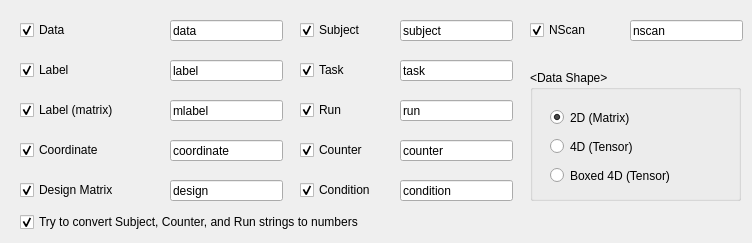
     <widget class="QWidget" name="tab_17">
      <attribute name="title">
       <string>Options</string>
      </attribute>
      <widget class="QCheckBox" name="cbDIDataID">
       <property name="geometry">
        <rect>
         <x>20</x>
         <y>20</y>
         <width>71</width>
         <height>20</height>
        </rect>
       </property>
       <property name="text">
        <string>Data</string>
       </property>
       <property name="checked">
        <bool>true</bool>
       </property>
      </widget>
      <widget class="QCheckBox" name="cbDILabelID">
       <property name="geometry">
        <rect>
         <x>20</x>
         <y>60</y>
         <width>181</width>
         <height>20</height>
        </rect>
       </property>
       <property name="text">
        <string>Label</string>
       </property>
       <property name="checked">
        <bool>true</bool>
       </property>
      </widget>
      <widget class="QCheckBox" name="cbDImLabelID">
       <property name="geometry">
        <rect>
         <x>20</x>
         <y>100</y>
         <width>161</width>
         <height>20</height>
        </rect>
       </property>
       <property name="text">
        <string>Label (matrix)</string>
       </property>
       <property name="checked">
        <bool>true</bool>
       </property>
      </widget>
      <widget class="QCheckBox" name="cbDICoID">
       <property name="geometry">
        <rect>
         <x>20</x>
         <y>140</y>
         <width>151</width>
         <height>20</height>
        </rect>
       </property>
       <property name="text">
        <string>Coordinate</string>
       </property>
       <property name="checked">
        <bool>true</bool>
       </property>
      </widget>
      <widget class="QCheckBox" name="cbDIDM">
       <property name="geometry">
        <rect>
         <x>20</x>
         <y>180</y>
         <width>151</width>
         <height>20</height>
        </rect>
       </property>
       <property name="text">
        <string>Design Matrix</string>
       </property>
       <property name="checked">
        <bool>true</bool>
       </property>
      </widget>
      <widget class="QLineEdit" name="txtDIDataID">
       <property name="geometry">
        <rect>
         <x>170</x>
         <y>20</y>
         <width>113</width>
         <height>21</height>
        </rect>
       </property>
       <property name="text">
        <string>data</string>
       </property>
      </widget>
      <widget class="QLineEdit" name="txtDILabelID">
       <property name="geometry">
        <rect>
         <x>170</x>
         <y>60</y>
         <width>113</width>
         <height>21</height>
        </rect>
       </property>
       <property name="text">
        <string>label</string>
       </property>
      </widget>
      <widget class="QLineEdit" name="txtDICoID">
       <property name="geometry">
        <rect>
         <x>170</x>
         <y>140</y>
         <width>113</width>
         <height>21</height>
        </rect>
       </property>
       <property name="text">
        <string>coordinate</string>
       </property>
      </widget>
      <widget class="QLineEdit" name="txtDIDMID">
       <property name="geometry">
        <rect>
         <x>170</x>
         <y>180</y>
         <width>113</width>
         <height>21</height>
        </rect>
       </property>
       <property name="text">
        <string>design</string>
       </property>
      </widget>
      <widget class="QLineEdit" name="txtDImLabelID">
       <property name="geometry">
        <rect>
         <x>170</x>
         <y>100</y>
         <width>113</width>
         <height>21</height>
        </rect>
       </property>
       <property name="text">
        <string>mlabel</string>
       </property>
      </widget>
      <widget class="QLineEdit" name="txtDISubjectID">
       <property name="geometry">
        <rect>
         <x>400</x>
         <y>20</y>
         <width>113</width>
         <height>21</height>
        </rect>
       </property>
       <property name="text">
        <string>subject</string>
       </property>
      </widget>
      <widget class="QCheckBox" name="cbDISubjectID">
       <property name="geometry">
        <rect>
         <x>300</x>
         <y>20</y>
         <width>101</width>
         <height>20</height>
        </rect>
       </property>
       <property name="text">
        <string>Subject</string>
       </property>
       <property name="checked">
        <bool>true</bool>
       </property>
      </widget>
      <widget class="QLineEdit" name="txtDITaskID">
       <property name="geometry">
        <rect>
         <x>400</x>
         <y>60</y>
         <width>113</width>
         <height>21</height>
        </rect>
       </property>
       <property name="text">
        <string>task</string>
       </property>
      </widget>
      <widget class="QCheckBox" name="cbDITaskID">
       <property name="geometry">
        <rect>
         <x>300</x>
         <y>60</y>
         <width>101</width>
         <height>20</height>
        </rect>
       </property>
       <property name="text">
        <string>Task</string>
       </property>
       <property name="checked">
        <bool>true</bool>
       </property>
      </widget>
      <widget class="QCheckBox" name="cbDIRunID">
       <property name="geometry">
        <rect>
         <x>300</x>
         <y>100</y>
         <width>101</width>
         <height>20</height>
        </rect>
       </property>
       <property name="text">
        <string>Run</string>
       </property>
       <property name="checked">
        <bool>true</bool>
       </property>
      </widget>
      <widget class="QLineEdit" name="txtDIRunID">
       <property name="geometry">
        <rect>
         <x>400</x>
         <y>100</y>
         <width>113</width>
         <height>21</height>
        </rect>
       </property>
       <property name="text">
        <string>run</string>
       </property>
      </widget>
      <widget class="QCheckBox" name="cbDICounterID">
       <property name="geometry">
        <rect>
         <x>300</x>
         <y>140</y>
         <width>101</width>
         <height>20</height>
        </rect>
       </property>
       <property name="text">
        <string>Counter</string>
       </property>
       <property name="checked">
        <bool>true</bool>
       </property>
      </widget>
      <widget class="QLineEdit" name="txtDICounterID">
       <property name="geometry">
        <rect>
         <x>400</x>
         <y>140</y>
         <width>113</width>
         <height>21</height>
        </rect>
       </property>
       <property name="text">
        <string>counter</string>
       </property>
      </widget>
      <widget class="QCheckBox" name="cbDICondID">
       <property name="geometry">
        <rect>
         <x>300</x>
         <y>180</y>
         <width>101</width>
         <height>20</height>
        </rect>
       </property>
       <property name="text">
        <string>Condition</string>
       </property>
       <property name="checked">
        <bool>true</bool>
       </property>
      </widget>
      <widget class="QLineEdit" name="txtDICoundID">
       <property name="geometry">
        <rect>
         <x>400</x>
         <y>180</y>
         <width>113</width>
         <height>21</height>
        </rect>
       </property>
       <property name="text">
        <string>condition</string>
       </property>
      </widget>
      <widget class="QLineEdit" name="txtDINScanID">
       <property name="geometry">
        <rect>
         <x>630</x>
         <y>20</y>
         <width>113</width>
         <height>21</height>
        </rect>
       </property>
       <property name="text">
        <string>nscan</string>
       </property>
      </widget>
      <widget class="QCheckBox" name="cbDINScanID">
       <property name="geometry">
        <rect>
         <x>530</x>
         <y>20</y>
         <width>101</width>
         <height>20</height>
        </rect>
       </property>
       <property name="text">
        <string>NScan</string>
       </property>
       <property name="checked">
        <bool>true</bool>
       </property>
      </widget>
      <widget class="QGroupBox" name="groupBox_2">
       <property name="geometry">
        <rect>
         <x>530</x>
         <y>70</y>
         <width>211</width>
         <height>131</height>
        </rect>
       </property>
       <property name="title">
        <string>&lt;Data Shape&gt;</string>
       </property>
       <widget class="QRadioButton" name="rb2DShape">
        <property name="geometry">
         <rect>
          <x>20</x>
          <y>37</y>
          <width>181</width>
          <height>21</height>
         </rect>
        </property>
        <property name="text">
         <string>2D (Matrix)</string>
        </property>
        <property name="checked">
         <bool>true</bool>
        </property>
       </widget>
       <widget class="QRadioButton" name="rb4DShape">
        <property name="geometry">
         <rect>
          <x>20</x>
          <y>66</y>
          <width>181</width>
          <height>21</height>
         </rect>
        </property>
        <property name="text">
         <string>4D (Tensor)</string>
        </property>
       </widget>
       <widget class="QRadioButton" name="rb4DShape2">
        <property name="geometry">
         <rect>
          <x>20</x>
          <y>95</y>
          <width>181</width>
          <height>21</height>
         </rect>
        </property>
        <property name="text">
         <string>Boxed 4D (Tensor)</string>
        </property>
       </widget>
      </widget>
      <widget class="QCheckBox" name="cbDIConvertSN">
       <property name="geometry">
        <rect>
         <x>20</x>
         <y>210</y>
         <width>491</width>
         <height>24</height>
        </rect>
       </property>
       <property name="text">
        <string>Try to convert Subject, Counter, and Run strings to numbers</string>
       </property>
       <property name="checked">
        <bool>true</bool>
       </property>
      </widget>
     </widget>
